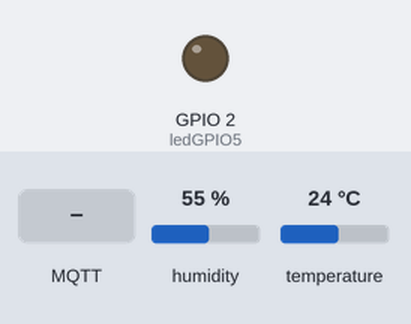
The sketch below on a simulated ESP8266 (NodeMCU). Parts: output pins drawn as LEDs (lit = HIGH). The inputs (shaded band) are chosen by the test bench; at power-on: humidity 55 %, temperature 24 °C. WiFi joins after 1.5 s; servers stay silent unless stated; no MQTT or app messages arrive unless stated; what the sketch prints to the serial monitor is not drawn.

Above: at 2.7 s.
2.8 s: MQTT message "1" arrives on the first subscribed topic
At 3.1 s:
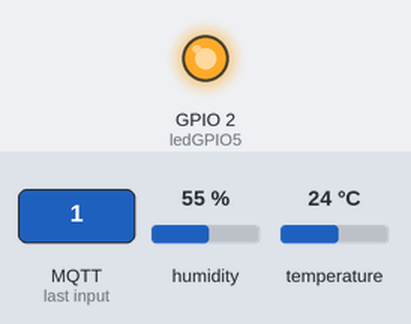
5.8 s: MQTT message "0" arrives on the first subscribed topic
At 6.6 s:
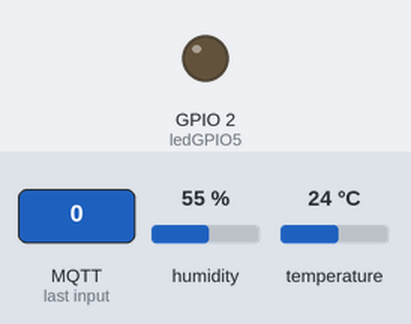
Timing chart, 0 to 8.8 s (numbered marks = the images above; inputs shaded):
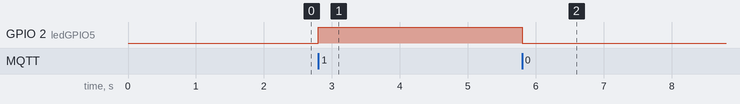

Measured:
- after the input at 2.8 s, GPIO 2 (ledGPIO5): LOW → HIGH at once
- after the input at 5.8 s, GPIO 2 (ledGPIO5): HIGH → LOW at once

The sketch:

mqtt_esp8266_DHT.ino
```cpp
/*****

 All the resources for this project:
 https://randomnerdtutorials.com/
 MQTT subscribe title:
  esp8266/T
  esp8266/H
  esp8266/LED
*****/

// Loading the ESP8266WiFi library and the PubSubClient library
#include <ESP8266WiFi.h>
#include <PubSubClient.h>
#include "dht11.h"

dht11 DHT11;

// Change the credentials below, so your ESP8266 connects to your router
const char* ssid = "informatics";
const char* password = "0953313123";

// Change the variable to your Raspberry Pi IP address, so it connects to your MQTT broker
const char* mqtt_server = "192.168.43.19";

// Initializes the espClient
WiFiClient espClient;
PubSubClient client(espClient);

// Connect an LED to each GPIO of your ESP8266
const int ledGPIO5 = 2;   //D1, esp8266/LED1

// DHT Sensor
const int DHT11PIN = 5;
//#define DHT11PIN 5

// Timers auxiliar variables
long now = millis();
long lastMeasure = 0;

// Don't change the function below. This functions connects your ESP8266 to your router
void setup_wifi() {
  delay(10);
  // We start by connecting to a WiFi network
  Serial.println();
  Serial.print("Connecting to ");
  Serial.println(ssid);
  WiFi.begin(ssid, password);
  while (WiFi.status() != WL_CONNECTED) {
    delay(500);
    Serial.print(".");
  }
  Serial.println("");
  Serial.print("WiFi connected - ESP IP address: ");
  Serial.println(WiFi.localIP());
}

// This functions is executed when some device publishes a message to a topic that your ESP8266 is subscribed to
// Change the function below to add logic to your program, so when a device publishes a message to a topic that
// your ESP8266 is subscribed you can actually do something
void callback(String topic, byte* message, unsigned int length) {
  Serial.print("Message arrived on topic: ");
  Serial.print(topic);
  Serial.print(". Message: ");
  String messageTemp;

  for (int i = 0; i < length; i++) {
    Serial.print((char)message[i]);
    messageTemp += (char)message[i];
  }
  Serial.println();

  // Feel free to add more if statements to control more GPIOs with MQTT

  // If a message is received on the topic home/office/esp1/gpio2, you check if the message is either 1 or 0. Turns the ESP GPIO according to the message
  if(topic=="esp8266/LED"){
      Serial.print("Changing GPIO 5 to ");
      if(messageTemp == "1"){
        digitalWrite(ledGPIO5, HIGH);
        Serial.print("ON");
      }
      else if(messageTemp == "0"){
        digitalWrite(ledGPIO5, LOW);
        Serial.print("OFF");
      }
  }
  Serial.println();
}

// This functions reconnects your ESP8266 to your MQTT broker
// Change the function below if you want to subscribe to more topics with your ESP8266
void reconnect() {
  // Loop until we're reconnected
  while (!client.connected()) {
    Serial.print("Attempting MQTT connection...");
    // Attempt to connect
     /*
     YOU  NEED TO CHANGE THIS NEXT LINE, IF YOU'RE HAVING PROBLEMS WITH MQTT MULTIPLE CONNECTIONS
     To change the ESP device ID, you will have to give a unique name to the ESP8266.
     Here's how it looks like now:
       if (client.connect("ESP8266Client")) {
     If you want more devices connected to the MQTT broker, you can do it like this:
       if (client.connect("ESPOffice")) {
     Then, for the other ESP:
       if (client.connect("ESPGarage")) {
      That should solve your MQTT multiple connections problem

     THE SECTION IN loop() function should match your device name
    */
    if (client.connect("ESP8266Client")) {
      Serial.println("connected");
      // Subscribe or resubscribe to a topic
      // You can subscribe to more topics (to control more LEDs in this example)
      client.subscribe("esp8266/LED");
    } else {
      Serial.print("failed, rc=");
      Serial.print(client.state());
      Serial.println(" try again in 5 seconds");
      // Wait 5 seconds before retrying
      delay(5000);
    }
  }
}

// The setup function sets your ESP GPIOs to Outputs, starts the serial communication at a baud rate of 115200
// Sets your mqtt broker and sets the callback function
// The callback function is what receives messages and actually controls the LEDs
void setup() {
  pinMode(ledGPIO5, OUTPUT);

  Serial.begin(115200);
  setup_wifi();
  client.setServer(mqtt_server, 1883);
  client.setCallback(callback);
}

// For this project, you don't need to change anything in the loop function.
// Basically it ensures that you ESP is connected to your broker
void loop() {
  if (!client.connected()) {
    reconnect();
  }
  if(!client.loop())
     /*
     YOU  NEED TO CHANGE THIS NEXT LINE, IF YOU'RE HAVING PROBLEMS WITH MQTT MULTIPLE CONNECTIONS
     To change the ESP device ID, you will have to give a unique name to the ESP8266.
     Here's how it looks like now:
       client.connect("ESP8266Client");
     If you want more devices connected to the MQTT broker, you can do it like this:
       client.connect("ESPOffice");
     Then, for the other ESP:
       client.connect("ESPGarage");
      That should solve your MQTT multiple connections problem

     THE SECTION IN recionnect() function should match your device name
    */
    client.connect("ESP8266Client");

  now = millis();
  // Publishes new temperature and humidity every 10 seconds
  if (now - lastMeasure > 10000) {
    lastMeasure = now;
    // Sensor readings may also be up to 2 seconds 'old' (its a very slow sensor)
 int chk = DHT11.read(DHT11PIN);

  //Serial.print("Read sensor: ");
  switch (chk)
  {
    case DHTLIB_OK:
                Serial.print("OK,");
                break;
    case DHTLIB_ERROR_CHECKSUM:
                Serial.println("Checksum error");
                break;
    case DHTLIB_ERROR_TIMEOUT:
                Serial.println("Time out error");
                break;
    default:
                Serial.println("Unknown error");
                break;
  }

    float h = DHT11.humidity;
    // Read temperature as Celsius (the default)
    float t = DHT11.temperature;

    // Check if any reads failed and exit early (to try again).
    if (chk != DHTLIB_OK) {
      Serial.println("Failed to read from DHT sensor!");
      return;
    }


    // Publishes Temperature and Humidity values
    char buf[100];
    sprintf(buf, "%.2f", t);
    client.publish("/esp8266/T", buf);
    sprintf(buf, "%.2f", h);
    client.publish("/esp8266/H", buf);
    //#### lass
    char buf1[100];
    sprintf(buf1, "|T=%.2f|H=%.2f|pm25=%.2f|", t,h,0);
    client.publish("/esp8266/lass", buf1);
    /*
    Serial.print("Humidity: ");
    Serial.print(h);
    Serial.print(" %\t Temperature: ");
    Serial.print(t);
    Serial.print(" *C ");
    */
  }
}
```
